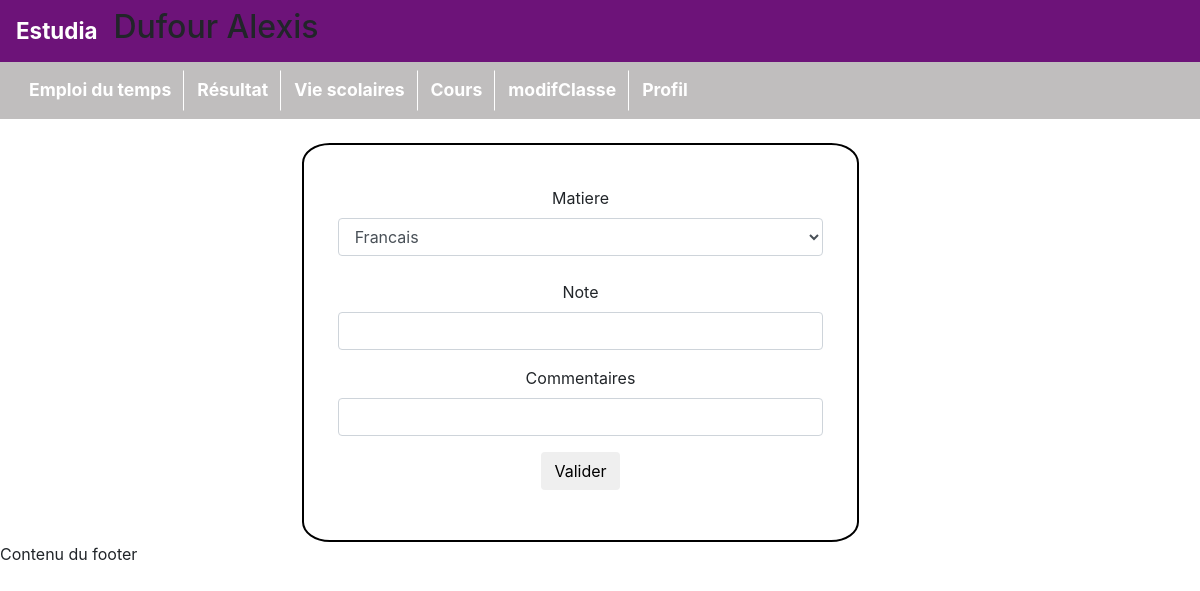
Before: /pages/note.php?idUtilisateur=16 (signed in) with the older database file.
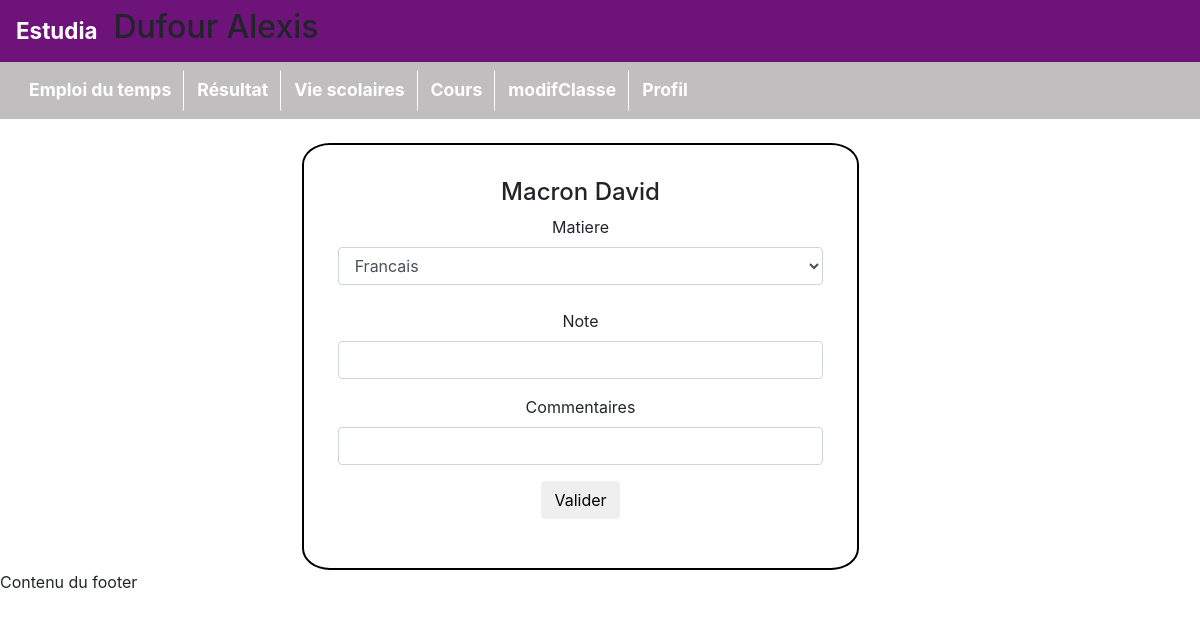
After: the same page with the newer database file.
### tables this page shows
CREATE TABLE IF NOT EXISTS `eleve` (
  `nom` varchar(100) NOT NULL,
  `prenom` varchar(100) NOT NULL,
  `idUtilisateur` int(11) NOT NULL,
  `IDfiliere` int(11) DEFAULT NULL,
  `idEtude` int(11) DEFAULT NULL
);

### modeles/modeles.php (called while the page is built, shortened)
<?php
function getBdd()
{
    return new PDO('mysql:host=localhost;dbname=estudia;charset=UTF8', 'root', '',  array(PDO::ATTR_ERRMODE => PDO::ERRMODE_EXCEPTION));
}
?>

### pages/note.php (the view)
<?php
require_once "entete.php";
$requete = getBdd() -> prepare("SELECT nom, prenom, idUtilisateur FROM eleve WHERE idUtilisateur = ?");
$requete -> execute([$_GET["idUtilisateur"]]);
$eleves = $requete -> fetch(PDO::FETCH_ASSOC);
$requete = getBdd() -> prepare("SELECT matiere, idMatiere FROM matieres");
$requete -> execute();
$matieres = $requete -> fetchAll(PDO::FETCH_ASSOC);
if(!empty($_GET["idUtilisateur"]))
{
    ?>
    <br>
    <form method="post">
    <div class="form-group">
        <h4><?=$eleves["nom"]." ".$eleves["prenom"];?></h4>
        <label for="classe">Matiere</label>
        <select class="form-control" name="matiere" id="matiere" aria-label="Default select example">
        <?php
        foreach($matieres as $matiere)
            {
            ?>
            <option value="<?=$matiere["idMatiere"];?>">
                <?=$matiere["matiere"];?>
            </option>
            <?php
            }
        ?>
        </select>
        <br>
        <div class="form-group">
            <label for="note">Note</label>
            <input type="note" class="form-control" name="note" id="note"/>
        </div>
        <div class="form-group">
            <label for="commentaire">Commentaires</label>
            <input type="note" class="form-control" name="commentaire" id="commentaire"/>
        </div>
        <button type="submit" value="1" name="envoi" class="btn">Valider</button>
    </div>
</form>
        <?php
}
?>
<?php
require_once "footer.php";
?>

Changed rows visible on the page:
added eleve: nom "Macron", prenom "David"
